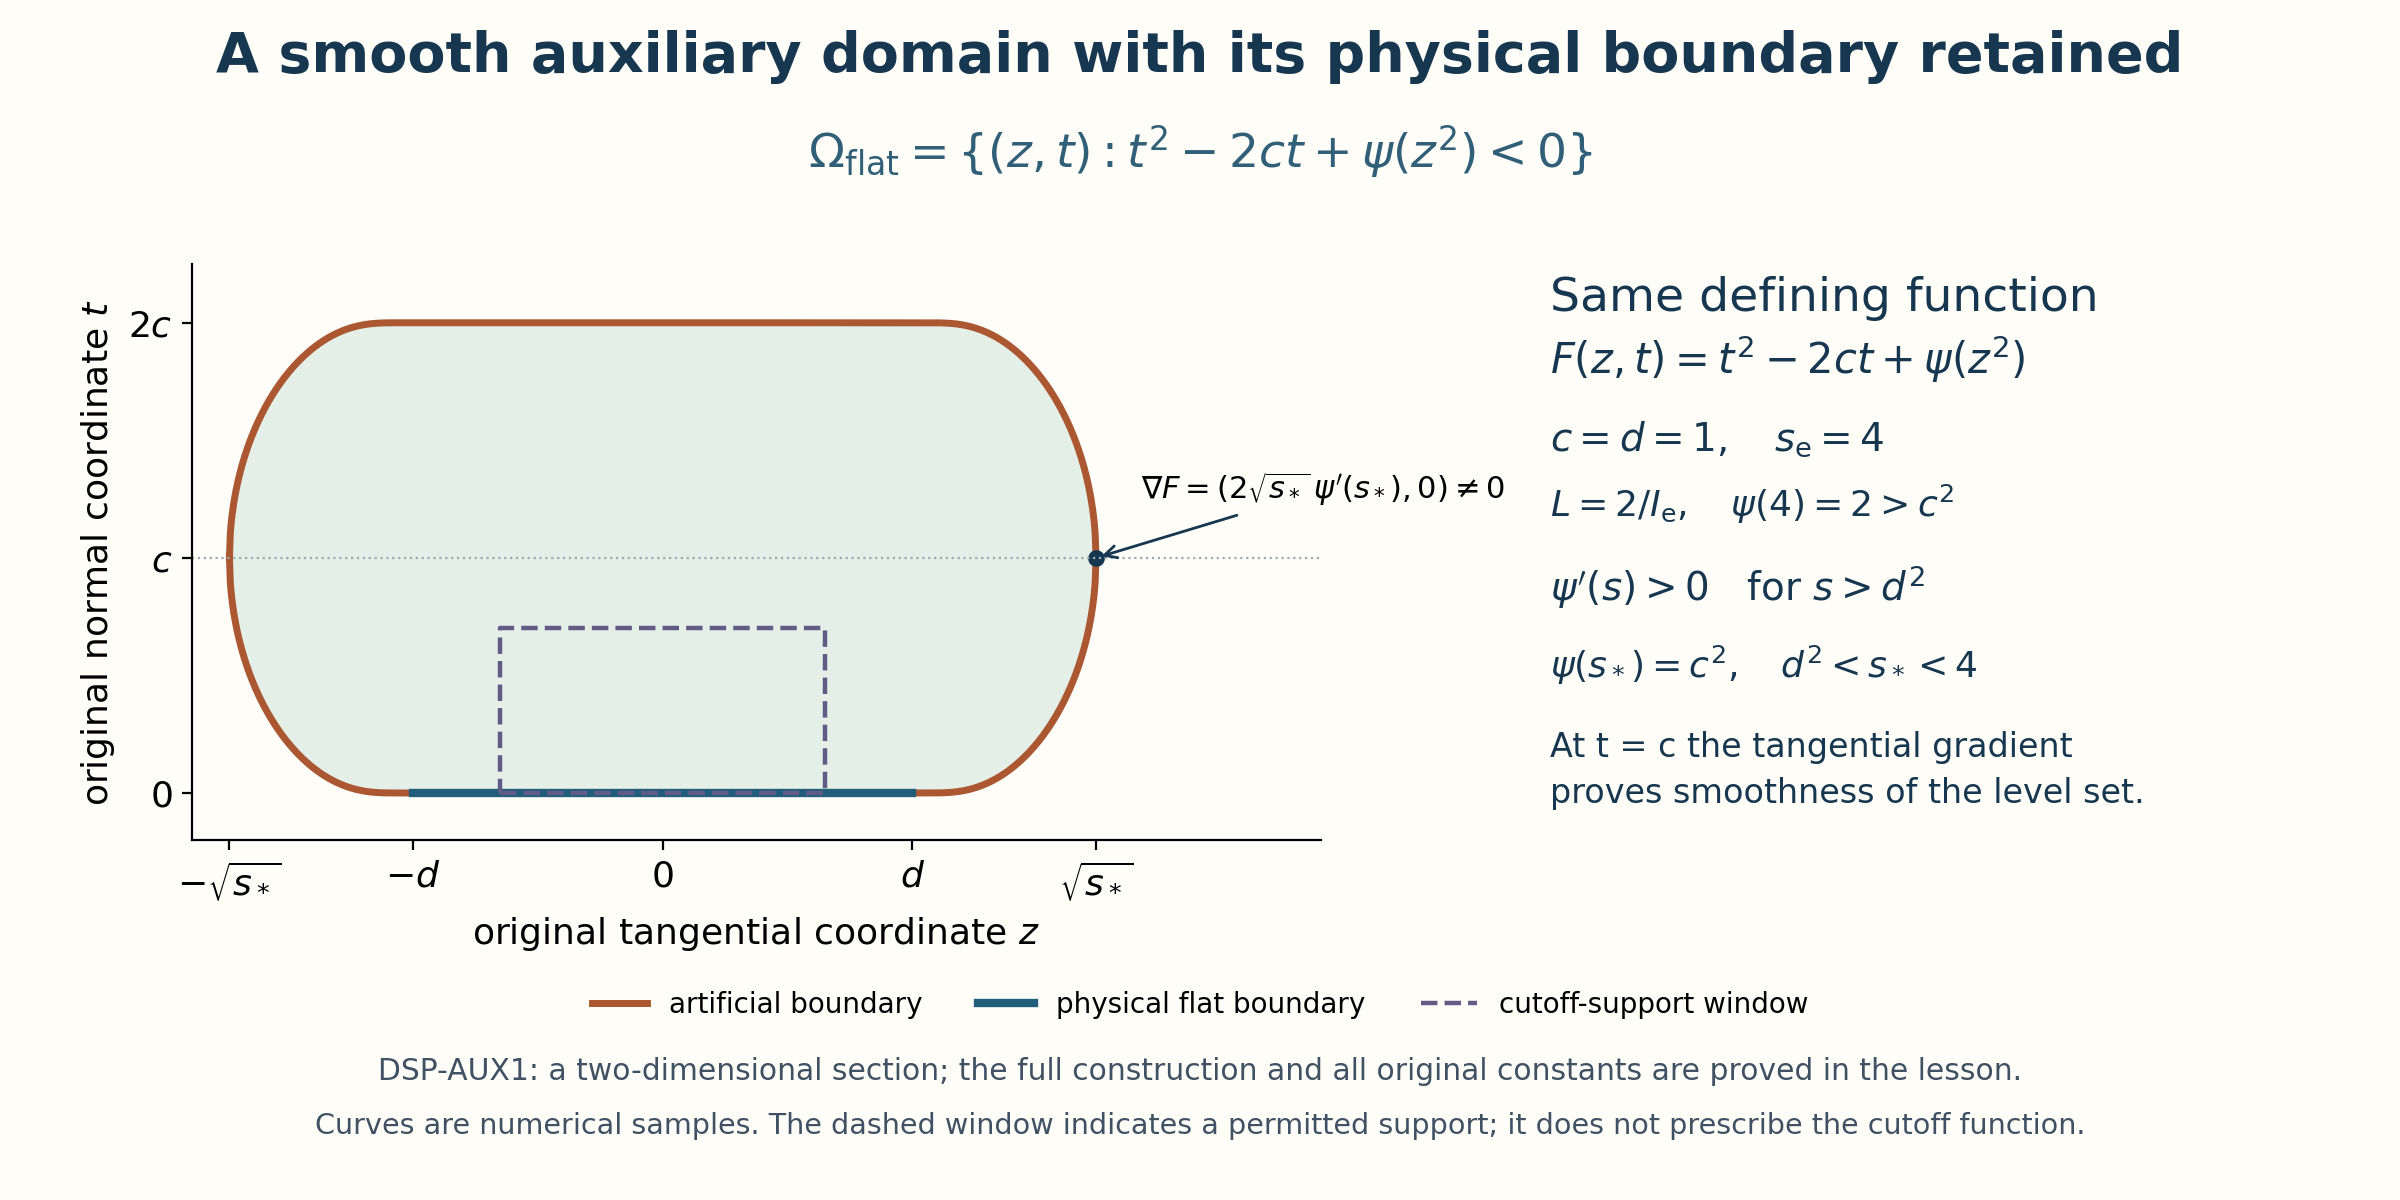

The Python source for this figure:
"""Sample the original auxiliary domain and the explicit DSP-AUX1 cutoff."""
from pathlib import Path
import argparse
import numpy as np
from scipy.integrate import quad
from scipy.optimize import brentq
import matplotlib
matplotlib.use('Agg')
import matplotlib.pyplot as plt

parser=argparse.ArgumentParser()
parser.add_argument('--output-dir',type=Path,default=Path(__file__).resolve().parent)
args=parser.parse_args()
args.output_dir.mkdir(parents=True,exist_ok=True)
plt.rcParams.update({'text.usetex':False,'svg.hashsalt':'AN03-U026-DSP-AUX1-264','font.family':'DejaVu Sans','font.size':13})
c=1.0;d=1.0;s_edge=4.0
def bump(w):return np.exp(-1.0/w) if w>0 else 0.0
I_edge=quad(bump,0,s_edge-d*d,epsabs=1e-12,epsrel=1e-12)[0]
L=2/I_edge
def psi(s):return L*quad(bump,0,s-d*d,epsabs=1e-12,epsrel=1e-12)[0] if s>d*d else 0.0
s_star=brentq(lambda s:psi(s)-c*c,d*d,s_edge,xtol=1e-13)
z_star=np.sqrt(s_star)
z=np.linspace(-z_star,z_star,1001)
psi_z=np.array([psi(q*q) for q in z])
gap=np.sqrt(np.maximum(c*c-psi_z,0.0))
lower=c-gap;upper=c+gap
fig,(ax,notes)=plt.subplots(1,2,figsize=(12,6),gridspec_kw={'width_ratios':[1.45,1]},facecolor='#fffdf8')
fig.subplots_adjust(left=.08,right=.97,bottom=.30,top=.78,wspace=.24)
ax.set_facecolor('#fffdf8');notes.set_facecolor('#fffdf8')
ax.fill_between(z,lower,upper,color='#e4efe8')
ax.plot(z,upper,color='#ab5732',lw=2.5,label='artificial boundary')
for sign in (-1,1):
 window=z*sign>=d
 ax.plot(z[window],lower[window],color='#ab5732',lw=2.5)
ax.plot([-d,d],[0,0],color='#225e7b',lw=3,label='physical flat boundary')
ax.plot([-.65,.65,.65,-.65,-.65],[0,0,.7,.7,0],ls='--',color='#615b86',lw=1.6,label='cutoff-support window')
ax.plot([z_star],[c],'o',color='#173750',ms=5)
ax.annotate(r'$\nabla F=(2\sqrt{s_*}\,\psi^\prime(s_*),0)\ne0$',xy=(z_star,c),xytext=(z_star+.18,c+.25),fontsize=11,arrowprops={'arrowstyle':'->','color':'#173750'})
ax.axhline(c,color='#9cabb3',lw=.8,ls=':')
ax.set_xticks([-z_star,-d,0,d,z_star],[r'$-\sqrt{s_*}$',r'$-d$',r'$0$',r'$d$',r'$\sqrt{s_*}$'])
ax.set_yticks([0,c,2*c],[r'$0$',r'$c$',r'$2c$'])
ax.set_xlim(-z_star-.15,z_star+.9);ax.set_ylim(-.2,2.25)
ax.set_xlabel(r'original tangential coordinate $z$');ax.set_ylabel(r'original normal coordinate $t$')
ax.spines[['top','right']].set_visible(False)
fig.legend(*ax.get_legend_handles_labels(),loc='upper center',bbox_to_anchor=(.5,.195),ncol=3,fontsize=10,frameon=False)
notes.axis('off')
entries=[(.98,'Same defining function',17),(.88,r'$F(z,t)=t^2-2ct+\psi(z^2)$',15),(.73,r'$c=d=1,\quad s_{\rm e}=4$',14),(.62,r'$L=2/I_{\rm e},\quad \psi(4)=2>c^2$',13),(.48,r'$\psi^\prime(s)>0\quad\mathrm{for}\ s>d^2$',14),(.34,r'$\psi(s_*)=c^2,\quad d^2<s_*<4$',13),(.19,'At t = c the tangential gradient\nproves smoothness of the level set.',12)]
for y,label,size in entries:notes.text(0,y,label,transform=notes.transAxes,va='top',fontsize=size,color='#173750',linespacing=1.5)
fig.text(.5,.94,'A smooth auxiliary domain with its physical boundary retained',ha='center',fontsize=20,weight='bold',color='#173750')
fig.text(.5,.86,r'$\Omega_{\rm flat}=\{(z,t):t^2-2ct+\psi(z^2)<0\}$',ha='center',fontsize=17,color='#315f78')
fig.text(.5,.10,'DSP-AUX1: a two-dimensional section; the full construction and all original constants are proved in the lesson.',ha='center',fontsize=10.7,color='#405163')
fig.text(.5,.055,'Curves are numerical samples. The dashed window indicates a permitted support; it does not prescribe the cutoff function.',ha='center',fontsize=10.3,color='#405163')
for suffix in ('png','svg'):
 metadata={'Date':None} if suffix=='svg' else {'Software':'AN03-U026-DSP-AUX1-264'}
 fig.savefig(args.output_dir/f'dirichlet-auxiliary-domain-264.{suffix}',dpi=200,facecolor=fig.get_facecolor(),metadata=metadata)
plt.close(fig)
print(f'Rendered DSP-AUX1 section; s_star={s_star:.12f}, L={L:.12f}.')
